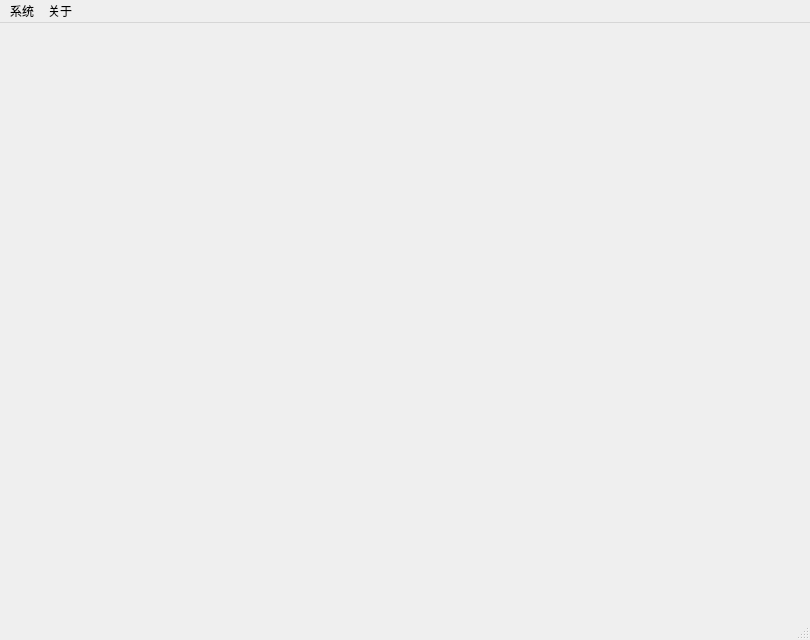
<?xml version="1.0" encoding="UTF-8"?>
<ui version="4.0">
 <class>MainWindow</class>
 <widget class="QMainWindow" name="MainWindow">
  <property name="geometry">
   <rect>
    <x>0</x>
    <y>0</y>
    <width>810</width>
    <height>640</height>
   </rect>
  </property>
  <property name="sizePolicy">
   <sizepolicy hsizetype="Expanding" vsizetype="Expanding">
    <horstretch>1</horstretch>
    <verstretch>1</verstretch>
   </sizepolicy>
  </property>
  <property name="windowTitle">
   <string>MainWindow</string>
  </property>
  <property name="windowIcon">
   <iconset resource="Resources.qrc">
    <normaloff>:/ui/Resources/hive_logo_icon.png</normaloff>:/ui/Resources/hive_logo_icon.png</iconset>
  </property>
  <property name="iconSize">
   <size>
    <width>256</width>
    <height>256</height>
   </size>
  </property>
  <widget class="QWidget" name="centralwidget">
   <property name="sizePolicy">
    <sizepolicy hsizetype="Expanding" vsizetype="Expanding">
     <horstretch>1</horstretch>
     <verstretch>1</verstretch>
    </sizepolicy>
   </property>
   <layout class="QGridLayout" name="gridLayout">
    <property name="sizeConstraint">
     <enum>QLayout::SizeConstraint::SetNoConstraint</enum>
    </property>
   </layout>
  </widget>
  <widget class="QMenuBar" name="menubar">
   <property name="geometry">
    <rect>
     <x>0</x>
     <y>0</y>
     <width>810</width>
     <height>20</height>
    </rect>
   </property>
   <widget class="QMenu" name="menu">
    <property name="title">
     <string>系统</string>
    </property>
    <addaction name="actionExit"/>
   </widget>
   <widget class="QMenu" name="menu_2">
    <property name="title">
     <string>关于</string>
    </property>
    <addaction name="actionAbout"/>
   </widget>
   <addaction name="menu"/>
   <addaction name="menu_2"/>
  </widget>
  <widget class="QStatusBar" name="statusbar"/>
  <action name="actionExit">
   <property name="checkable">
    <bool>false</bool>
   </property>
   <property name="icon">
    <iconset theme="QIcon::ThemeIcon::ApplicationExit"/>
   </property>
   <property name="text">
    <string>退出游戏</string>
   </property>
   <property name="menuRole">
    <enum>QAction::MenuRole::QuitRole</enum>
   </property>
  </action>
  <action name="actionAbout">
   <property name="icon">
    <iconset theme="QIcon::ThemeIcon::HelpAbout"/>
   </property>
   <property name="text">
    <string>关于</string>
   </property>
   <property name="menuRole">
    <enum>QAction::MenuRole::AboutRole</enum>
   </property>
  </action>
 </widget>
 <resources>
  <include location="Resources.qrc"/>
 </resources>
 <connections/>
</ui>
